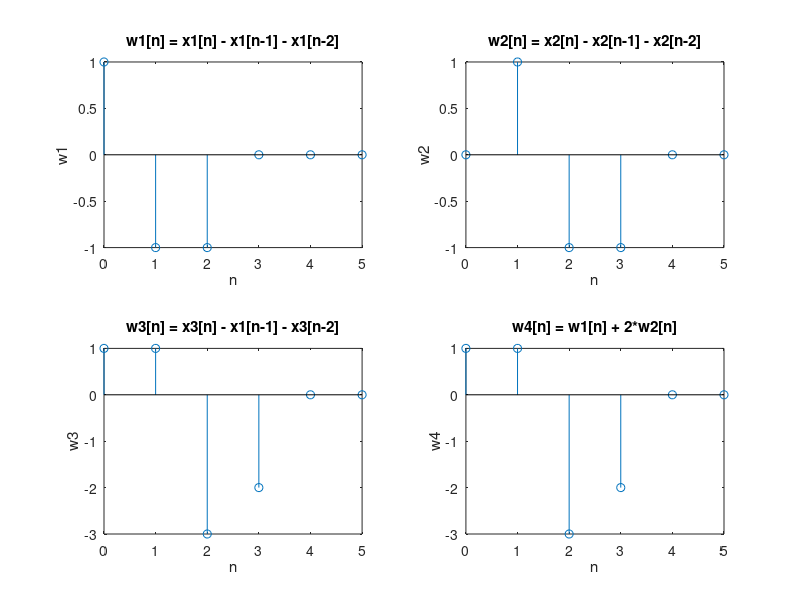

The MATLAB script that drew this image:
n = 0:5;
x1 = [1 zeros(1,5)];
x2 = [0 1 zeros(1,4)];
x3 = x1 + 2*x2;

b1 = [1 -1 -1];% input index
a1 = [1 0 0 ];%output index

w1 = filter(b1,a1,x1);
w2 = filter(b1,a1,x2);
w3 = filter(b1,a1,x3);
w4 = w1 + 2*w2;

subplot(2,2,1),stem(n,w1),axis([0,5,ylim])
xlabel('n');ylabel('w1');title('w1[n] = x1[n] - x1[n-1] - x1[n-2]');
subplot(2,2,2),stem(n,w2),axis([0,5,ylim])
xlabel('n');ylabel('w2');title('w2[n] = x2[n] - x2[n-1] - x2[n-2]');
subplot(2,2,3),stem(n,w3),axis([0,5,ylim])
xlabel('n');ylabel('w3');title('w3[n] = x3[n] - x1[n-1] - x3[n-2]');
subplot(2,2,4),stem(n,w4),axis([0,5,ylim])
xlabel('n');ylabel('w4');title('w4[n] = w1[n] + 2*w2[n]');